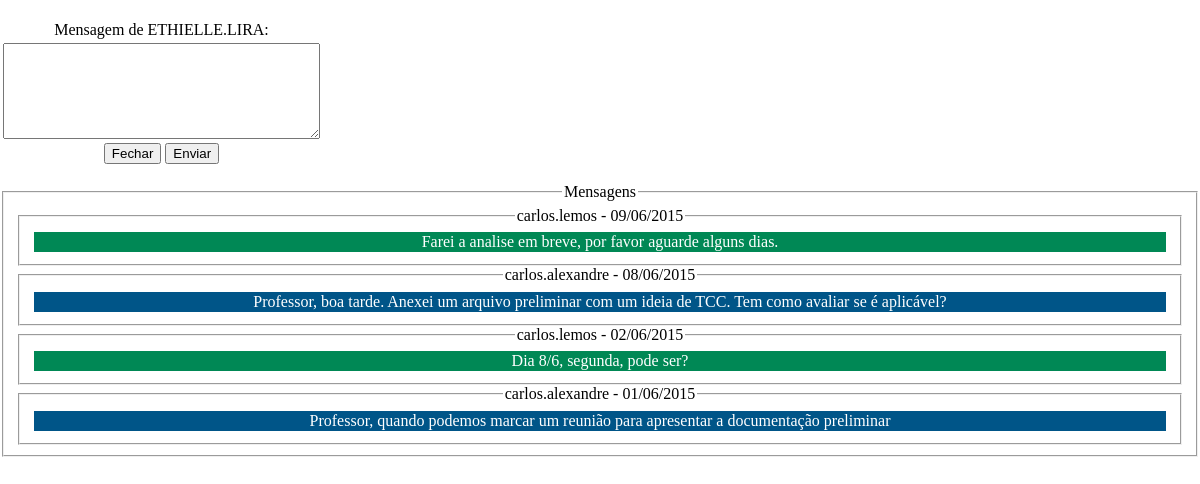
The app's page /projeto/notas/notas.php?id_projeto=3 (signed in) with its own data.
### tables this page shows
CREATE TABLE IF NOT EXISTS `nota` (
  `id_nota` int(11) NOT NULL AUTO_INCREMENT,
  `id_projeto` int(11) NOT NULL,
  `id_usuario` int(11) NOT NULL,
  `nota` varchar(500) NOT NULL,
  `dt_nota` date NOT NULL,
  PRIMARY KEY (`id_nota`),
  KEY `id_projeto` (`id_projeto`),
  KEY `id_usuario` (`id_usuario`)
);

### projeto/notas/notas.php (the view, shortened to what this page needs)
<html xmlns="http://www.w3.org/1999/xhtml" lang="pt-br" xml:lang="pt-br">
<?php
	$validacao = isset($_SESSION['validacao'] ) ? $_SESSION['validacao']  : '0';
	if (($validacao == "1"))
	{
	$usuario = isset($_SESSION['usuario'] ) ? $_SESSION['usuario']  : '';
	$id_projeto = isset($_GET['id_projeto'] ) ? $_GET['id_projeto']  : '0';
		if($id_projeto=="0"){
			echo ("<script type='text/javascript'>alert('Não permitido!');location.href='lista_projeto.php';</script>");
		}
		else{
			$sql_nota = "select nota,dt_nota,usuario from nota, login where login.id_usuario = nota.id_usuario and id_projeto=$id_projeto order by dt_nota desc";
			$rs_nota = mysql_query($sql_nota);
	?>
		<head>
			<link rel="stylesheet" type="text/css" href="../css/estilos.css">
		</head>
		<div width="400" height="50"><br/>
			<form method="post" action="cadastra_notas.php" enctype="multipart/form-data" width="50">
				<table>
				<tr>
					<td align="center">Mensagem de <?php echo strtoupper($usuario);?>: </td>
				</tr>
				<tr>
					<td align="center">
						<textarea name="mensagem" id="mensagem" rows="6" cols="37"></textarea>
					</td>
				</tr>
				<tr>
					<td align="center">
						<input type="button" onclick="window.close()" value="Fechar">
						<input type="submit" value="Enviar">
					</td>
				</tr>
				</table>
			</form>
			<fieldset >
				<legend align='center'> Mensagens</legend>
	<?php
							if (mysql_affected_rows()==0){
								echo "<table width='100%'>
									<tr>
										<td align='center' colspan='10' bgcolor='#dddddd'>Não existem mensagens nesta conversa</td>
									</tr>
									</table></fieldset>";
							}
							else
							{
								$linha=0;
								while ($linha_nota=mysql_fetch_array($rs_nota)) {
									$usuario=$linha_nota['usuario'];
									$nota=$linha_nota['nota'];
									$dt_nota=$linha_nota['dt_nota'];
									$dt_nota=date('d/m/Y', strtotime($dt_nota));
									if ($linha%2==0){
										$cor="#008855";
										}
									else{
										$cor="#005588";
									}
									$linha = $linha+1;
									echo("<fieldset>
										<legend align='center'>$usuario - $dt_nota </legend>
											<table width='100%' align='left'>
												<tr bgcolor='$cor' style='color:white; font-family:Cambria;'>
													<td align='center'>$nota</td>
												</tr>
											</table>
										</fieldset>");
								}
							}
			}
	?>
				</fieldset>
		</div>
	<?php
	}
	?>
</html>

### records on screen
nota: id_usuario.usuario "carlos.lemos", dt_nota "09/06/2015", nota "Farei a analise em breve, por favor aguarde alguns dias."
nota: id_usuario.usuario "carlos.alexandre", dt_nota "08/06/2015", nota "Professor, boa tarde. Anexei um arquivo preliminar com um ideia de TCC. Tem como avaliar se é aplicável?"
nota: id_usuario.usuario "carlos.lemos", dt_nota "02/06/2015", nota "Dia 8/6, segunda, pode ser?"
nota: id_usuario.usuario "carlos.alexandre", dt_nota "01/06/2015", nota "Professor, quando podemos marcar um reunião para apresentar a documentação preliminar"

### other values on screen
$usuario "ETHIELLE.LIRA"
